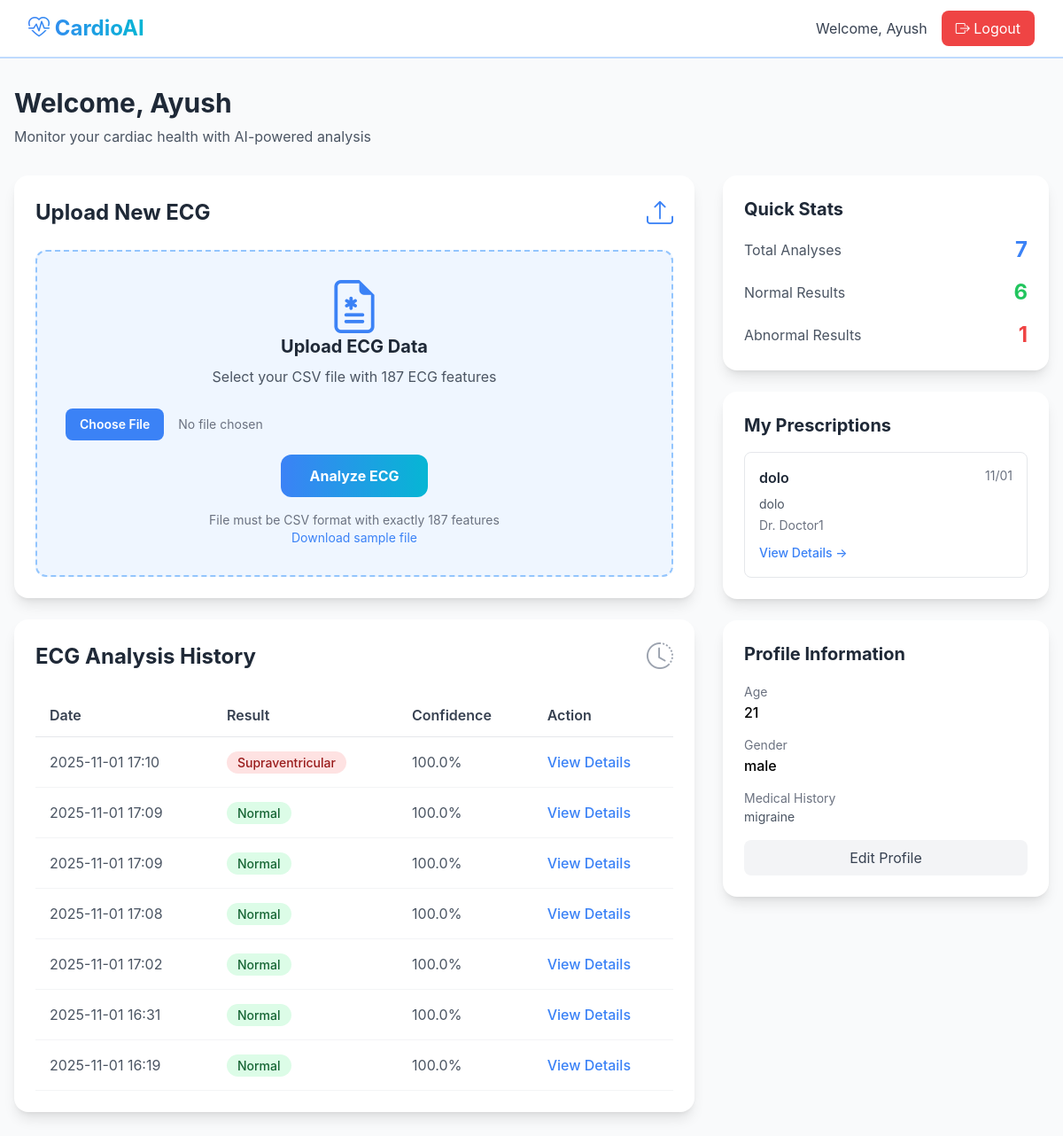
/patient_dashboard (signed in), run on the app's committed database.
### tables this page shows
CREATE TABLE predictions (
            id INTEGER PRIMARY KEY AUTOINCREMENT,
            patient_id INTEGER,
            filename TEXT,
            result TEXT,
            confidence REAL,
            all_probabilities TEXT,
            created_at TIMESTAMP DEFAULT CURRENT_TIMESTAMP,
            FOREIGN KEY (patient_id) REFERENCES users (id)
        );

CREATE TABLE prescriptions (
            id INTEGER PRIMARY KEY AUTOINCREMENT,
            patient_id INTEGER,
            doctor_id INTEGER,
            medication TEXT,
            dosage TEXT,
            frequency TEXT,
            duration TEXT,
            instructions TEXT,
            created_at TIMESTAMP DEFAULT CURRENT_TIMESTAMP,
            FOREIGN KEY (patient_id) REFERENCES users (id),
            FOREIGN KEY (doctor_id) REFERENCES users (id)
        );

CREATE TABLE users (
            id INTEGER PRIMARY KEY AUTOINCREMENT,
            name TEXT NOT NULL,
            email TEXT UNIQUE NOT NULL,
            password TEXT NOT NULL,
            role TEXT NOT NULL,
            created_at TIMESTAMP DEFAULT CURRENT_TIMESTAMP
        , is_blocked INTEGER DEFAULT 0);

CREATE TABLE patients (
            user_id INTEGER PRIMARY KEY,
            age INTEGER,
            gender TEXT,
            medical_history TEXT,
            FOREIGN KEY (user_id) REFERENCES users (id)
        );

### app.py (the view)
    def decorated_function(*args, **kwargs):
        if 'user_id' not in session or session.get('role') != 'patient':
            flash('Access denied. Patient login required.', 'error')
            return redirect(url_for('login'))
        return f(*args, **kwargs)

### app.py (called while the page is built)
def get_db_connection():
    conn = sqlite3.connect('database.db')
    conn.row_factory = sqlite3.Row
    return conn

def convert_row_to_dict(row):
    if row is None:
        return None
    row_dict = dict(row)
    if 'created_at' in row_dict and row_dict['created_at']:
        try:
            row_dict['created_at'] = datetime.strptime(row_dict['created_at'], '%Y-%m-%d %H:%M:%S')
        except:
            row_dict['created_at'] = datetime.now()
    return row_dict

def convert_rows_to_dicts(rows):
    return [convert_row_to_dict(row) for row in rows]

def patient_required(f):
    def decorated_function(*args, **kwargs):
        if 'user_id' not in session or session.get('role') != 'patient':
            flash('Access denied. Patient login required.', 'error')
            return redirect(url_for('login'))
        return f(*args, **kwargs)
    decorated_function.__name__ = f.__name__
    return decorated_function

### templates/patient_dashboard.html (shortened to what this page needs)
{% extends "base.html" %}
{% block content %}
<div class="min-h-screen bg-gray-50 py-8">
    <div class="max-w-7xl mx-auto px-4">
        <div class="mb-8">
            <h1 class="text-3xl font-bold text-gray-800 mb-2">Welcome, {{ session.name }}</h1>
            <p class="text-gray-600">Monitor your cardiac health with AI-powered analysis</p>
        </div>
        <div class="grid lg:grid-cols-3 gap-8">
            <div class="lg:col-span-2 space-y-6">
                <div class="bg-white rounded-2xl shadow-lg p-6">
                    <div class="flex items-center justify-between mb-6">
                        <h2 class="text-2xl font-bold text-gray-800">Upload New ECG</h2>
                        <i class="bi bi-upload text-3xl text-blue-500"></i>
                    </div>
                    <div class="border-2 border-dashed border-blue-300 rounded-xl p-8 text-center bg-blue-50">
                        <i class="bi bi-file-earmark-medical text-6xl text-blue-500 mb-4"></i>
                        <h3 class="text-xl font-bold text-gray-800 mb-2">Upload ECG Data</h3>
                        <p class="text-gray-600 mb-6">Select your CSV file with 187 ECG features</p>
                        <form action="/upload_ecg" method="post" enctype="multipart/form-data" class="space-y-4">
                            <input
                                type="file"
                                name="ecg_file"
                                accept=".csv"
                                required
                                class="block w-full text-sm text-gray-500 file:mr-4 file:py-2 file:px-4 file:rounded-lg file:border-0 file:text-sm file:font-semibold file:bg-blue-500 file:text-white hover:file:bg-blue-600"
                            >
                            <button
                                type="submit"
                                class="bg-gradient-to-r from-blue-500 to-cyan-500 text-white px-8 py-3 rounded-xl font-bold hover:shadow-lg transition-all"
                            >
                                Analyze ECG
                            </button>
                        </form>
                        <div class="mt-4 text-sm text-gray-500">
                            <p>File must be CSV format with exactly 187 features</p>
                            <a href="/download_sample" class="text-blue-500 hover:underline">Download sample file</a>
                        </div>
                    </div>
                </div>
                <div class="bg-white rounded-2xl shadow-lg p-6">
                    <div class="flex items-center justify-between mb-6">
                        <h2 class="text-2xl font-bold text-gray-800">ECG Analysis History</h2>
                        <i class="bi bi-clock-history text-3xl text-gray-400"></i>
                    </div>
                    {% if predictions %}
                    <div class="overflow-x-auto">
                        <table class="w-full">
                            <thead>
                                <tr class="border-b border-gray-200">
                                    <th class="text-left py-3 px-4 font-semibold text-gray-700">Date</th>
                                    <th class="text-left py-3 px-4 font-semibold text-gray-700">Result</th>
                                    <th class="text-left py-3 px-4 font-semibold text-gray-700">Confidence</th>
                                    <th class="text-left py-3 px-4 font-semibold text-gray-700">Action</th>
                                </tr>
                            </thead>
                            <tbody>
                                {% for prediction in predictions %}
                                <tr class="border-b border-gray-100 hover:bg-gray-50">
                                    <td class="py-4 px-4 text-gray-600">{{ prediction.created_at.strftime('%Y-%m-%d %H:%M') }}</td>
                                    <td class="py-4 px-4">
                                        <span class="px-3 py-1 rounded-full text-sm font-medium
                                            {% if prediction.result == 'Normal' %}bg-green-100 text-green-800
                                            {% else %}bg-red-100 text-red-800{% endif %}">
                                            {{ prediction.result }}
                                        </span>
                                    </td>
                                    <td class="py-4 px-4 text-gray-600">{{ "%.1f"|format(prediction.confidence) }}%</td>
                                    <td class="py-4 px-4">
                                        <a href="/results/{{ prediction.id }}"
                                           class="text-blue-500 hover:text-blue-700 font-medium">
                                            View Details
                                        </a>
                                    </td>
                                </tr>
                                {% endfor %}
                            </tbody>
                        </table>
                    </div>
                    {% else %}
                    <div class="text-center py-8">
                        <i class="bi bi-inbox text-6xl text-gray-300 mb-4"></i>
                        <p class="text-gray-500">No ECG analyses yet. Upload your first ECG file to get started.</p>
                    </div>
                    {% endif %}
                </div>
            </div>
            <div class="space-y-6">
                <div class="bg-white rounded-2xl shadow-lg p-6">
                    <h3 class="text-xl font-bold text-gray-800 mb-4">Quick Stats</h3>
                    <div class="space-y-4">
                        <div class="flex justify-between items-center">
                            <span class="text-gray-600">Total Analyses</span>
                            <span class="font-bold text-2xl text-blue-500">{{ predictions|length }}</span>
                        </div>
                        <div class="flex justify-between items-center">
                            <span class="text-gray-600">Normal Results</span>
                            <span class="font-bold text-2xl text-green-500">
                                {{ predictions|selectattr('result', 'equalto', 'Normal')|list|length }}
                            </span>
                        </div>
                        <div class="flex justify-between items-center">
                            <span class="text-gray-600">Abnormal Results</span>
                            <span class="font-bold text-2xl text-red-500">
                                {{ predictions|rejectattr('result', 'equalto', 'Normal')|list|length }}
                            </span>
                        </div>
                    </div>
                </div>
                <div class="bg-white rounded-2xl shadow-lg p-6">
                    <h3 class="text-xl font-bold text-gray-800 mb-4">My Prescriptions</h3>
                    {% if prescriptions %}
                    <div class="space-y-3">
                        {% for prescription in prescriptions %}
                        <div class="border border-gray-200 rounded-lg p-4">
                            <div class="flex justify-between items-start mb-2">
                                <h4 class="font-semibold text-gray-800">{{ prescription.medication }}</h4>
                                <span class="text-sm text-gray-500">{{ prescription.created_at.strftime('%m/%d') }}</span>
                            </div>
                            <p class="text-sm text-gray-600 mb-1">{{ prescription.dosage }}</p>
                            <p class="text-sm text-gray-500 mb-2">Dr. {{ prescription.doctor_name }}</p>
                            <a href="/prescription_details/{{ prescription.id }}"
                               class="text-blue-500 hover:text-blue-700 text-sm font-medium">
                                View Details →
                            </a>
                        </div>
                        {% endfor %}
                    </div>
                    {% else %}
                    <div class="text-center py-4">
                        <i class="bi bi-prescription2 text-4xl text-gray-300 mb-2"></i>
                        <p class="text-gray-500 text-sm">No prescriptions yet</p>
                    </div>
                    {% endif %}
                </div>
                <div class="bg-white rounded-2xl shadow-lg p-6">
                    <h3 class="text-xl font-bold text-gray-800 mb-4">Profile Information</h3>
                    <div class="space-y-3">
                        <div>
                            <label class="text-sm text-gray-500">Age</label>
                            <p class="font-medium">{{ patient_info.age or 'Not specified' }}</p>
                        </div>
                        <div>
                            <label class="text-sm text-gray-500">Gender</label>
                            <p class="font-medium">{{ patient_info.gender or 'Not specified' }}</p>
                        </div>
                        <div>
                            <label class="text-sm text-gray-500">Medical History</label>
                            <p class="text-sm text-gray-600">{{ patient_info.medical_history or 'None provided' }}</p>
                        </div>
                    </div>
                    <a href="/profile" class="block mt-4 text-center bg-gray-100 text-gray-700 py-2 rounded-lg hover:bg-gray-200 transition-all">
                        Edit Profile
                    </a>
                </div>
            </div>
        </div>
    </div>
</div>
{% endblock %}

### templates/base.html (style rules this page uses)
body { font-family: 'Inter', system-ui, -apple-system, sans-serif; }
.gradient-bg { background: linear-gradient(135deg, #e0f2fe 0%, #bfdbfe 50%, #fff 100%); }

### data on the page
predictions: created_at "2025-11-01 17:10", result "Supraventricular", confidence "100.0"
predictions: created_at "2025-11-01 17:09", result "Normal", confidence "100.0"
predictions: created_at "2025-11-01 17:09", result "Normal", confidence "100.0"
predictions: created_at "2025-11-01 17:08", result "Normal", confidence "100.0"
predictions: created_at "2025-11-01 17:02", result "Normal", confidence "100.0"
predictions: created_at "2025-11-01 16:31", result "Normal", confidence "100.0"
predictions: created_at "2025-11-01 16:19", result "Normal", confidence "100.0"
prescriptions: medication "dolo", created_at "11/01", dosage "dolo", doctor_name "Doctor1"
patients: age "21", gender "male", medical_history "migraine"

### other printed values
{{ session.name }} "Ayush"
{{ predictions|length }} "7"
{{ predictions|selectattr('result', 'equalto', 'Normal')|list|length }} "6"
{{ predictions|rejectattr('result', 'equalto', 'Normal')|list|length }} "1"
